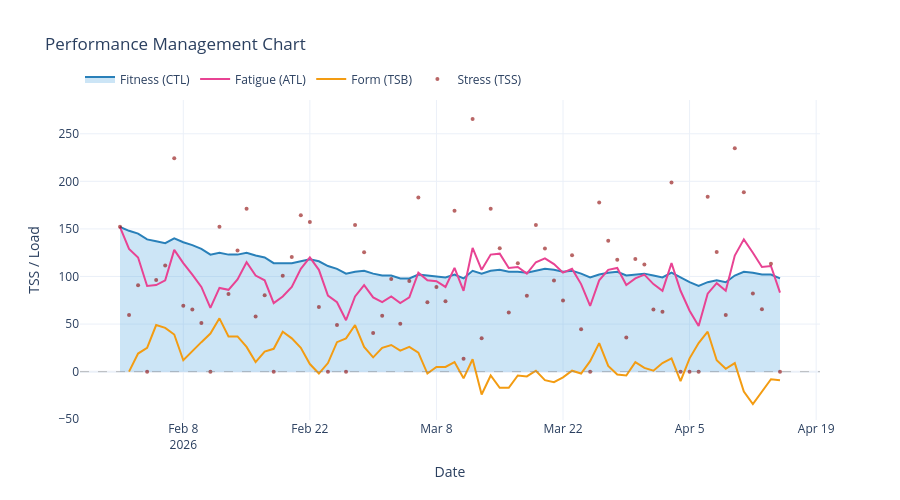

The notebook cell this image was saved under:
### Code cell
import plotly.graph_objects as go

# Performance Management Chart (PMC)
df_pmc = df_selected.dropna(subset=['WorkoutDay']).copy()
df_pmc['TSS'] = pd.to_numeric(df_pmc['TSS'], errors='coerce').fillna(0)

# Aggregate daily TSS
daily_tss = df_pmc.groupby('WorkoutDay')['TSS'].sum().reset_index()
daily_tss = daily_tss.set_index('WorkoutDay').asfreq('D', fill_value=0).reset_index()

# CTL (Fitness) — 42-day EMA, ATL (Fatigue) — 7-day EMA
daily_tss['CTL'] = daily_tss['TSS'].ewm(span=42, adjust=False).mean().round(0)
daily_tss['ATL'] = daily_tss['TSS'].ewm(span=7, adjust=False).mean().round(0)
daily_tss['TSB'] = (daily_tss['CTL'].shift(1) - daily_tss['ATL'].shift(1)).round(0)

fig = go.Figure()

# Fitness (CTL) — filled area
fig.add_trace(go.Scatter(
    x=daily_tss['WorkoutDay'], y=daily_tss['CTL'],
    name='Fitness (CTL)', mode='lines', fill='tozeroy',
    line=dict(color='#2980b9', width=2), fillcolor='rgba(52,152,219,0.25)'
))

# Fatigue (ATL) — pink line
fig.add_trace(go.Scatter(
    x=daily_tss['WorkoutDay'], y=daily_tss['ATL'],
    name='Fatigue (ATL)', mode='lines',
    line=dict(color='#e84393', width=2)
))

# Form (TSB) — orange line
fig.add_trace(go.Scatter(
    x=daily_tss['WorkoutDay'], y=daily_tss['TSB'],
    name='Form (TSB)', mode='lines',
    line=dict(color='#f39c12', width=2)
))

# Stress (TSS) — scatter dots
fig.add_trace(go.Scatter(
    x=daily_tss['WorkoutDay'], y=daily_tss['TSS'],
    name='Stress (TSS)', mode='markers',
    marker=dict(color='#8b0000', size=4, opacity=0.6)
))

fig.add_hline(y=0, line_dash='dash', line_color='gray', line_width=0.5)

fig.update_layout(
    title='Performance Management Chart',
    xaxis_title='Date', yaxis_title='TSS / Load',
    template='plotly_white', height=500,
    legend=dict(orientation='h', yanchor='bottom', y=1.02, xanchor='left', x=0),
    hovermode='x unified'
)

fig.show()
